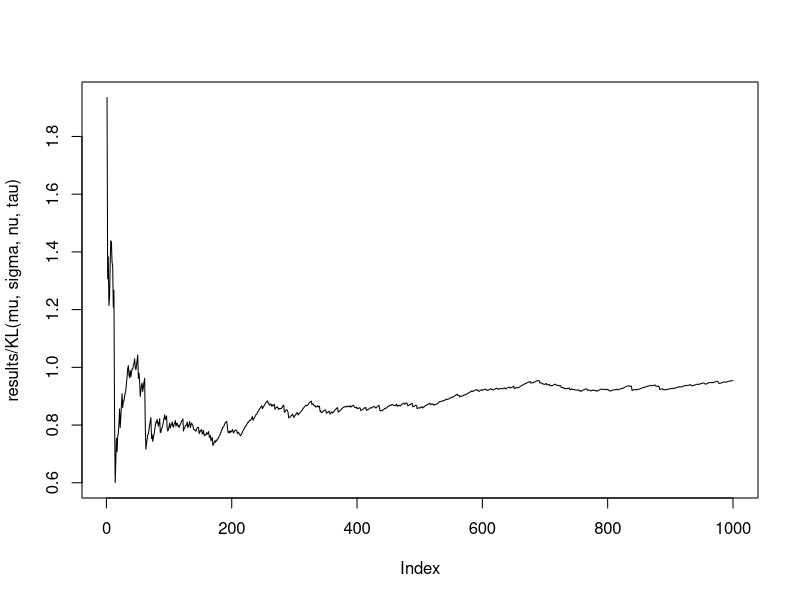

Source code (R): (Note: this script raises an error after producing the figure.)
f = function(x, mu, sigma) dnorm(x,mu, sigma)
g = function(x, nu, tau) dnorm(x,nu, tau)
KL = function(mu,sigma,nu,tau) log(tau/sigma) + (sigma^2 + (mu-nu)^2)/(2*tau^2) - 1/2

num_sims=1000
mu=1
sigma=2
nu=3
tau=4

results=numeric(num_sims)
x = rnorm(1,mu,sigma)
results[1] = log(f(x, mu, sigma)/g(x, nu, tau))

for (i in 2:num_sims){
  x = rnorm(1,mu,sigma)
  results[i] = results[i-1] + (log(f(x, mu, sigma)/g(x, nu, tau)) - results[i-1])/i
}

results[num_sims]
KL(mu,sigma,nu,tau)
plot(results/KL(mu,sigma,nu,tau),type="l")

iterations=1:num_sims
approximated_and_exact_KL_value=cbind(results,rep(KL(mu,sigma,nu,tau),n_sims))
matplot(iterations,approximated_and_exact_KL_value,type="l")
